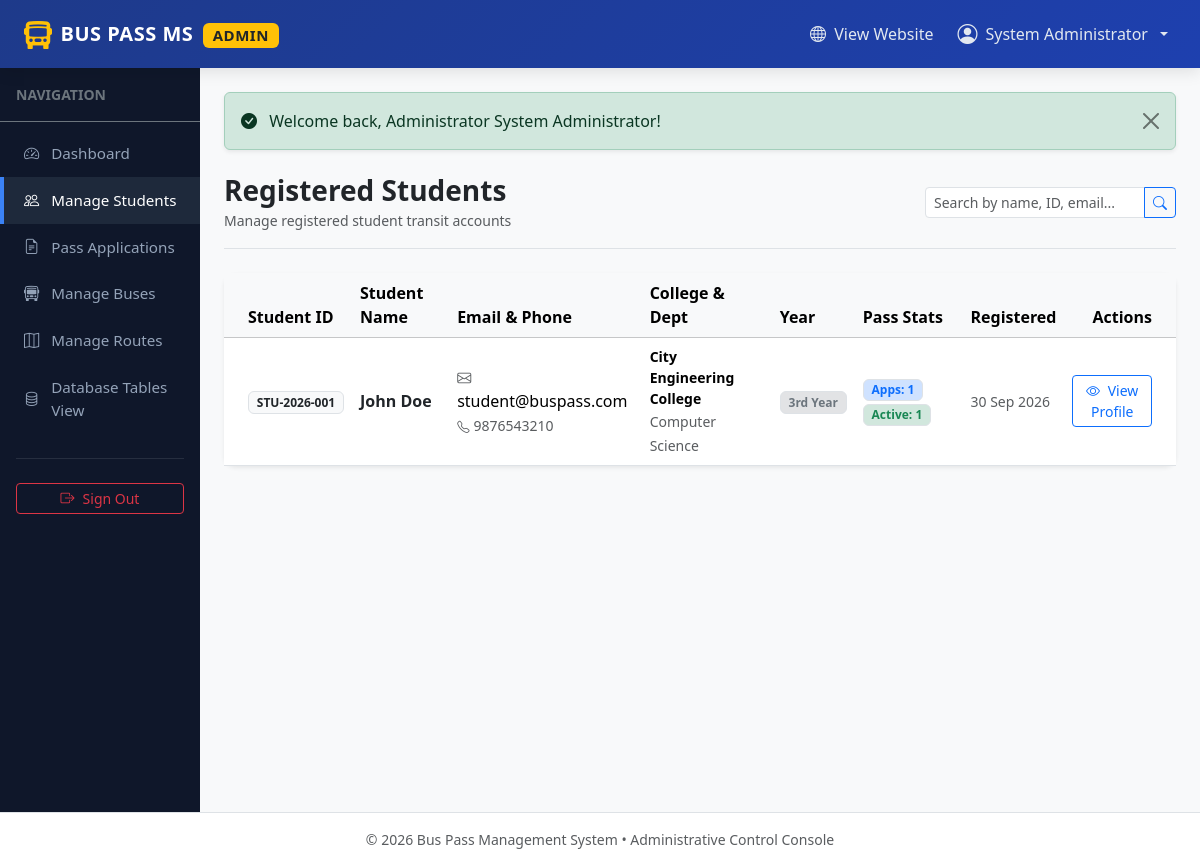
The app's page /admin/students.php (signed in) with its own data.
### tables this page shows
CREATE TABLE `students` (
  `id` int(11) NOT NULL AUTO_INCREMENT,
  `user_id` int(11) NOT NULL,
  `student_id` varchar(50) NOT NULL,
  `phone` varchar(20) NOT NULL,
  `college` varchar(150) NOT NULL,
  `department` varchar(100) NOT NULL,
  `year` varchar(20) NOT NULL,
  `address` text NOT NULL,
  `created_at` timestamp NOT NULL DEFAULT current_timestamp(),
  PRIMARY KEY (`id`),
  UNIQUE KEY `student_id` (`student_id`),
  KEY `user_id` (`user_id`),
  CONSTRAINT `students_ibfk_1` FOREIGN KEY (`user_id`) REFERENCES `users` (`id`) ON DELETE CASCADE
);

CREATE TABLE `users` (
  `id` int(11) NOT NULL AUTO_INCREMENT,
  `name` varchar(100) NOT NULL,
  `email` varchar(100) NOT NULL,
  `password` varchar(255) NOT NULL,
  `role` enum('student','admin') NOT NULL DEFAULT 'student',
  `created_at` timestamp NOT NULL DEFAULT current_timestamp(),
  PRIMARY KEY (`id`),
  UNIQUE KEY `email` (`email`)
);

### admin/students.php (the view, shortened to what this page needs)
<?php
include_once __DIR__ . '/../config/db.php';
$search = trim($_GET['search'] ?? '');
$sql = "SELECT s.*, u.name, u.email, u.created_at AS user_created_at,
               (SELECT COUNT(*) FROM bus_pass_applications a WHERE a.student_id = s.id) AS total_apps,
               (SELECT COUNT(*) FROM bus_pass_applications a WHERE a.student_id = s.id AND a.status = 'Approved') AS approved_apps
        FROM students s
        JOIN users u ON s.user_id = u.id ";
$sql .= " ORDER BY s.id DESC";
$stmt = mysqli_prepare($conn, $sql);
mysqli_stmt_execute($stmt);
$result = mysqli_stmt_get_result($stmt);
$students = [];
while ($row = mysqli_fetch_assoc($result)) {
    $students[] = $row;
}
include_once __DIR__ . '/includes/header.php';
?>
<div class="d-flex justify-content-between flex-wrap flex-md-nowrap align-items-center pt-2 pb-3 mb-4 border-bottom">
    <div>
        <h1 class="h3 fw-bold text-dark mb-0">Registered Students</h1>
        <small class="text-muted">Manage registered student transit accounts</small>
    </div>
    <div class="d-flex gap-2">
        <form class="d-flex" method="GET" action="students.php">
            <div class="input-group">
                <input type="text" name="search" class="form-control form-control-sm" placeholder="Search by name, ID, email..." value="<?php echo htmlspecialchars($search); ?>">
                <button class="btn btn-outline-primary btn-sm" type="submit"><i class="bi bi-search"></i></button>
            </div>
        </form>
    </div>
</div>
<div class="card card-custom border-0 shadow-sm">
    <div class="card-body p-0">
        <?php if (!empty($students)): ?>
            <div class="table-responsive">
                <table class="table table-hover align-middle mb-0">
                    <thead class="table-light">
                        <tr>
                            <th class="ps-4">Student ID</th>
                            <th>Student Name</th>
                            <th>Email & Phone</th>
                            <th>College & Dept</th>
                            <th>Year</th>
                            <th>Pass Stats</th>
                            <th>Registered</th>
                            <th class="text-end pe-4">Actions</th>
                        </tr>
                    </thead>
                    <tbody>
                        <?php foreach ($students as $stu): ?>
                            <tr>
                                <td class="ps-4">
                                    <span class="badge bg-light text-dark border fw-bold">
                                        <?php echo htmlspecialchars($stu['student_id']); ?>
                                    </span>
                                </td>
                                <td>
                                    <div class="fw-bold text-dark"><?php echo htmlspecialchars($stu['name']); ?></div>
                                </td>
                                <td>
                                    <div><i class="bi bi-envelope small text-muted me-1"></i><?php echo htmlspecialchars($stu['email']); ?></div>
                                    <small class="text-muted"><i class="bi bi-telephone small text-muted me-1"></i><?php echo htmlspecialchars($stu['phone']); ?></small>
                                </td>
                                <td>
                                    <div class="fw-semibold small"><?php echo htmlspecialchars($stu['college']); ?></div>
                                    <small class="text-muted"><?php echo htmlspecialchars($stu['department']); ?></small>
                                </td>
                                <td><span class="badge bg-secondary-subtle text-secondary border"><?php echo htmlspecialchars($stu['year']); ?></span></td>
                                <td>
                                    <span class="badge bg-primary-subtle text-primary border me-1" title="Total Applications">Apps: <?php echo $stu['total_apps']; ?></span>
                                    <span class="badge bg-success-subtle text-success border" title="Approved Passes">Active: <?php echo $stu['approved_apps']; ?></span>
                                </td>
                                <td><small class="text-muted"><?php echo date('d M Y', strtotime($stu['created_at'])); ?></small></td>
                                <td class="text-end pe-4">
                                    <a href="view_student.php?id=<?php echo $stu['id']; ?>" class="btn btn-sm btn-outline-primary">
                                        <i class="bi bi-eye me-1"></i> View Profile
                                    </a>
                                </td>
                            </tr>
                        <?php endforeach; ?>
                    </tbody>
                </table>
            </div>
        <?php endif; ?>
    </div>
</div>
<?php include_once __DIR__ . '/includes/footer.php'; ?>

### css/style.css (style rules this page uses)
:root { --primary-color: #1e40af; --primary-hover: #1d4ed8; --secondary-color: #0f766e; --accent-color: #f59e0b; --dark-bg: #0f172a; --light-bg: #f8fafc; --card-shadow: 0 10px 25px -5px rgba(0, 0, 0, 0.06), 0 8px 10px -6px rgba(0, 0, 0, 0.04); --card-shadow-hover: 0 20px 25px -5px rgba(0, 0, 0, 0.1), 0 10px 10px -5px rgba(0, 0, 0, 0.04); }
body { font-family: 'Segoe UI', system-ui, -apple-system, BlinkMacSystemFont, Roboto, sans-serif; background-color: var(--light-bg); color: #334155; min-height: 100vh; display: flex; flex-direction: column; }
.card-custom { background: #ffffff; border: 1px solid #e2e8f0; border-radius: 12px; box-shadow: var(--card-shadow); transition: transform 0.2s ease, box-shadow 0.2s ease; }

### records on screen
students: student "STU-2026-001", user.name "John Doe", user.email "student@buspass.com", phone "9876543210", college "City Engineering College", department "Computer Science", year "3rd Year", total_apps "1", approved_apps "1", created_at "30 Sep 2026"

### other values on screen
$_SESSION['user_name'] "System Administrator"
$_SESSION['flash_success'] "Welcome back, Administrator System Administrator!"
